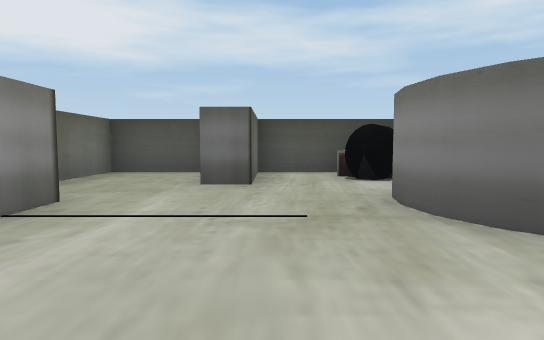
View 1 (above)

13 first-person views from a walk through a Unity game level. The camera is 0.51 m above the floor, tilts 4° down and sees 75° across. Doors are open. The floor is counted in squares, 1 m on a side. Each view is taken from the middle of a square. On the plan, view 1 faces up. The plan holds only what a view shows up to about 9 squares ahead; the rest is blank. The player is left out.

View 2
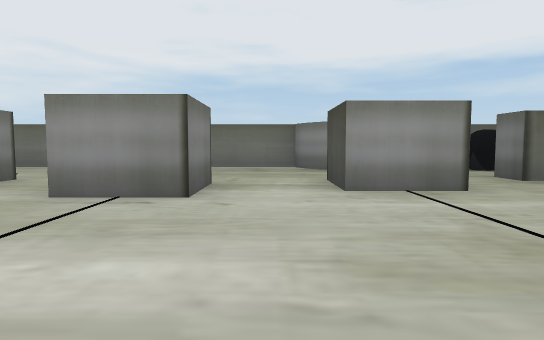

View 3
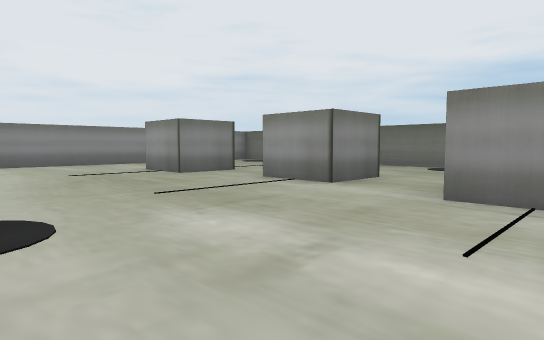

View 4
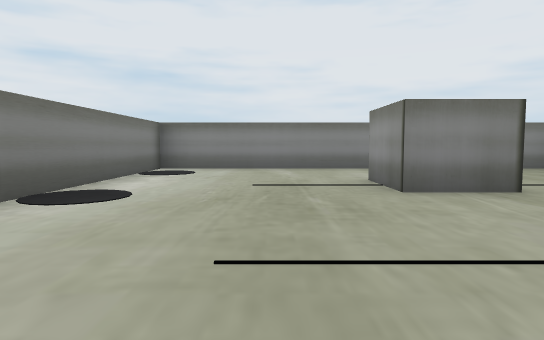

View 5
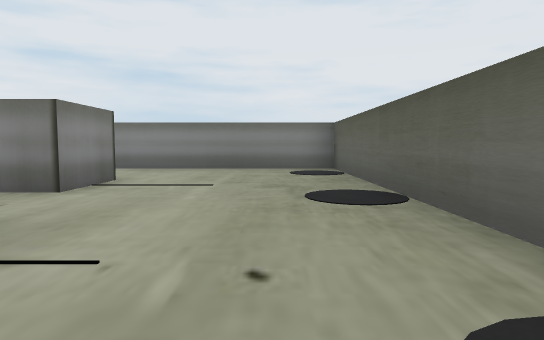

View 6
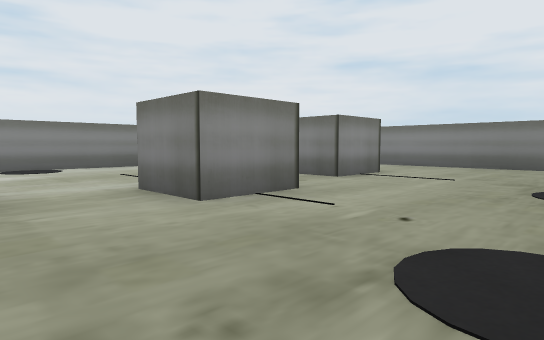

View 7
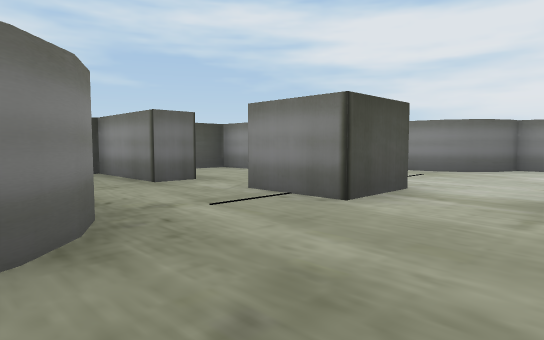

View 8
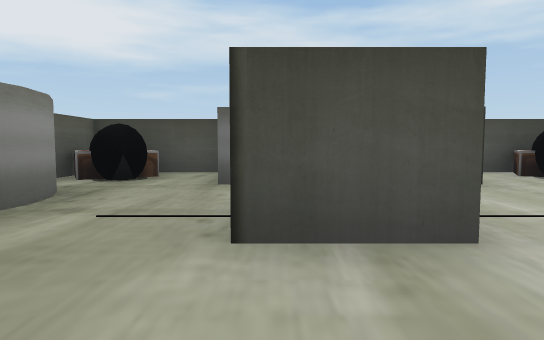

View 9
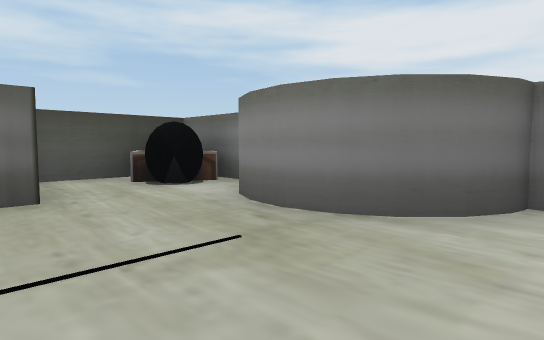

View 10
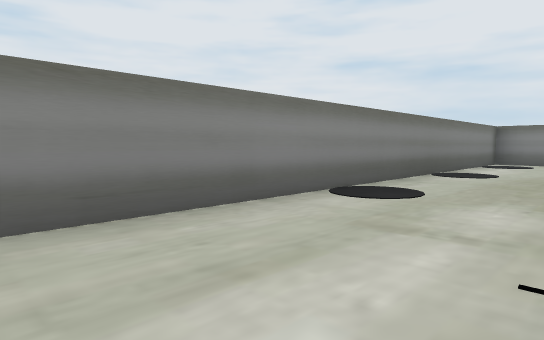

View 11
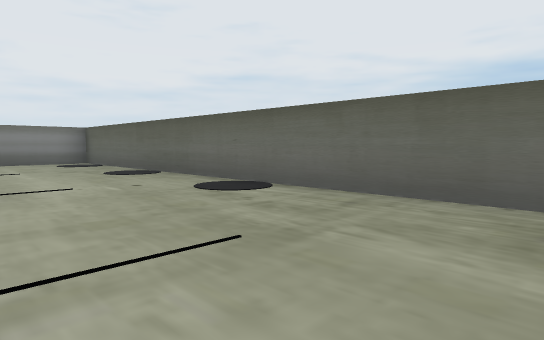

View 12
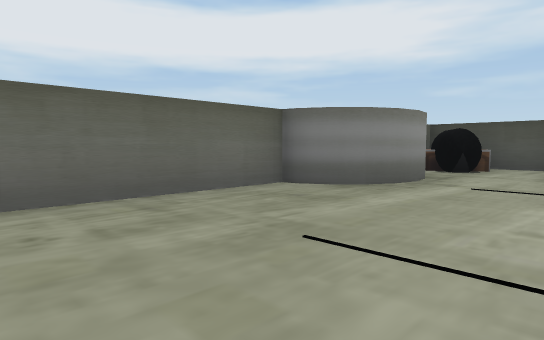

View 13
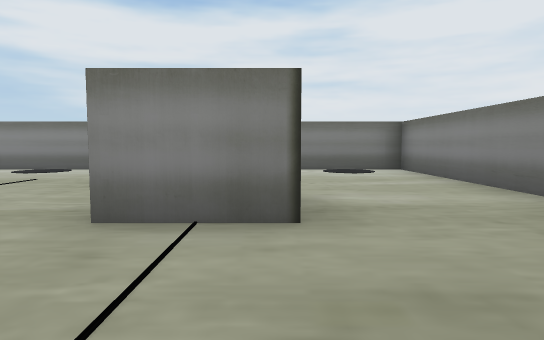

### Floor plan
Ten units are one square. View 1 is at (0, 0); x grows to the right and y downward. Boxes are objects, and circles mark ways between rooms. Rooms are numbered by the first view taken in them; rooms with no view inside come last. Other rooms are left out.
<svg viewBox="-70 -72 100 174">
<path fill="none" stroke="#000" d="M15 -19 11 -28M-52 -23 -57 -18M22 -16 17 -18 12 -23 11 -33M-50 -28 -55 -19 -63 -15 -63 97 24 97 24 -16M11 -30 12 -35 14 -39M-50 -33 -52 -25M-30 -46 -37 -46 -37 -67 -64 -67M-54 -39 -52 -35 -51 -30M24 -51 24 -67 -3 -67 -3 -46 -10 -46M-9 -58 -9 -67 -30 -67 -30 -46"/>
<rect x="-65" y="-65" width="20" height="20" fill="#bbb"><title>other object</title></rect>
<rect x="-35" y="25" width="20" height="20" fill="#bbb"><title>other object</title></rect>
<rect x="-35" y="-35" width="20" height="20" fill="#bbb"><title>other object</title></rect>
<rect x="-25" y="55" width="10" height="20" fill="#bbb"><title>other object</title></rect>
<rect x="-25" y="-5" width="10" height="20" fill="#bbb"><title>other object</title></rect>
<rect x="5" y="-65" width="20" height="20" fill="#bbb"><title>other object</title></rect>
<circle cx="-20" cy="-50" r="3" fill="#2a7"/>
<text x="-20" y="20">1</text>
<text x="-20" y="-60">2</text>
</svg>
Room 1 opens to room 2.

Where each view was taken, in squares from view 1:
view 1: 0 up, 0 right, facing up
view 2: 1 up, 2 right, facing left
view 3: 0 up, 2 right, facing down-left
view 4: 2 down, 0 right, facing down
view 5: 2 down, 5 left, facing down
view 6: 1 down, 6 left, facing down-right
view 7: 0 up, 6 left, facing up-right
view 8: 0 up, 3 left, facing up
view 9: 1 up, 1 left, facing up-right
view 10: 1 up, 0 right, facing down-right
view 11: 1 up, 3 left, facing down-left
view 12: 2 down, 3 left, facing up-left
view 13: 7 down, 5 left, facing right
